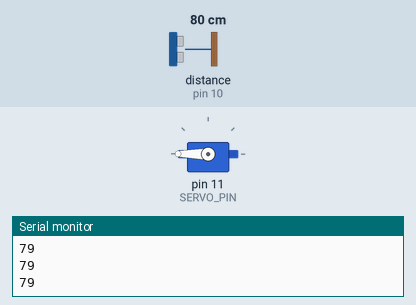
Recording of a sketch running on a simulated Arduino Uno, built with avr-gcc and run on an emulated ATmega328P. Shown: servo, the last lines printed to the serial monitor. Wiring (inferred from the names in the program): ultrasonic range finder: trigger pin 9; echo pin 10. The test bench sets the inputs (shaded band); at power-on: distance to the obstacle (sensor on pin 10) 80 cm. The echo pulse lasts 58.3 µs per cm.

Above: at 1.2 s.
1.3 s: distance to the obstacle (sensor on pin 10) set to 64 cm
2.8 s: distance to the obstacle (sensor on pin 10) set to 56 cm
At 3.4 s:
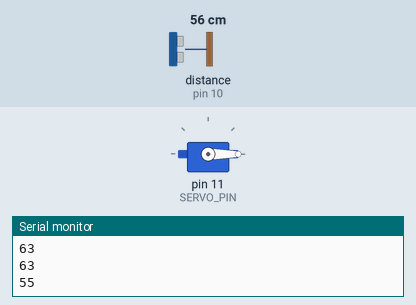
Timing chart, 0 to 10.3 s (numbered marks = the images above; inputs shaded):
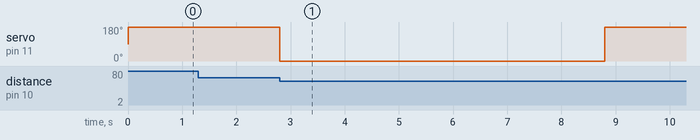

Measured:
- the behaviour switches between 61 and 60 cm on distance to the obstacle (sensor on pin 10) (found by bisection; images 0 and 1)
- after the input at 2.8 s, servo on pin 11 (SERVO_PIN): 180° → 0° at once, → 180° 6.0 s later

The sketch:

___.ino
```cpp
#include <Servo.h>

#define TRIGGER_PIN 9
#define ECHO_PIN 10
#define SERVO_PIN 11

Servo servo;

void setup() {
  pinMode(TRIGGER_PIN, OUTPUT);
  pinMode(ECHO_PIN, INPUT);
  Serial.begin(9600);
  servo.attach(SERVO_PIN);
}

void loop() {
  long duration, distance;
  digitalWrite(TRIGGER_PIN, LOW);
  delayMicroseconds(2);
  digitalWrite(TRIGGER_PIN, HIGH);
  delayMicroseconds(10);
  digitalWrite(TRIGGER_PIN, LOW);
  duration = pulseIn(ECHO_PIN, HIGH);

  distance = (duration / 2) / 29.1;
  Serial.println(distance);
  if (distance <60) {

    servo.write(0); //파란불
    delay(6000);
    servo.write(180); //빨간불
    delay(6000);
  }
  distance = 80;
  servo.write(180); //빨간불

  }
```
